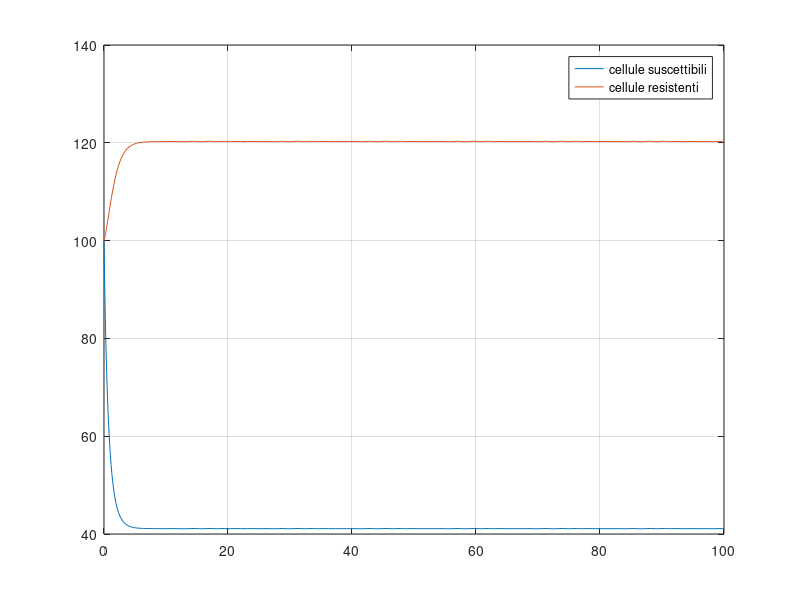
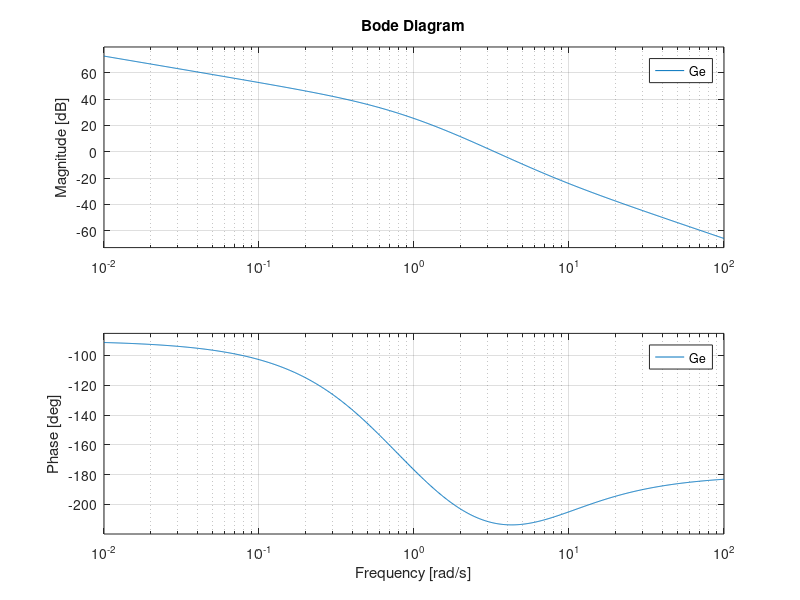

Reproduce these figures in MATLAB, in order. (Note: this script raises an error after producing the figures.)
clc; clear all; close all;

global Rs Rr K Ms Mr beta alfa gamma y_e WW u_e nn dd;

Rs=1.5; Rr=1.3;     %tassi di riproduzione
Ms=0.7; Mr=0.15;    %tassi di mortalità
K=200;              %max cellule dentro ambiente
gamma=0.3;          %termine di mutazione r->s
beta=0.3;           %termine di mutazione s->r
alfa=0.2;           %termine di mutazione s->r causata dal trattamento

x_1e=100; x_2e=100;   %coppia di equilibrio
x0 = [x_1e; x_2e];    %stato iniziale
interv = [0 100];    

Cf = @(t) 1;        %ingresso di controllo u(t)

%% punto 1: forma di stato
dyn = @(t, N) [-Rs*log((N(1)+N(2))/K)*N(1)-(Ms*Cf(t)*N(1))-(beta*N(1))+(gamma*N(2))-(alfa*Cf(t)*N(1));
               -Rr*log((N(1)+N(2))/K)*N(2)-(Mr*Cf(t)*N(2))+(beta*N(1))-(gamma*N(2))+(alfa*Cf(t)*N(1))];

[time, traj] = ode45(dyn, interv, x0);

yy=traj(:,2);   %y=x(2)

%plot dell'evoluzione nel tempo
if 1
    figure(1);
    plot(time, traj);
    %plot(time, yy);  %possiamo misurare solo quelle resistenti;
    grid on; zoom on;
    legend("cellule suscettibili", "cellule resistenti");
    %legend("cellule resistenti");
end

%% Linearizzazione

%cerchiamo Ue ingresso di equilibrio ponendo a 0 la f(x) e troviamo
u_e=0;
y_e=x_2e;

%matrici del sistema linearizzato
A_eq = [-1.05 -0.45; -0.35 -0.95];
B_eq = [-90; 5];
C_eq = [0 1];
D_eq = 0;

% state-space model
modello = ss(A_eq, B_eq, C_eq, D_eq);

% plot del sistema linearizzato
if 0
    cf_vettore = ones(length(interv), 1);
    [YY, TT, XX] = lsim(modello, cf_vettore, interv, x0);
    
    figure(2);
    plot(TT, XX);  
    grid on; zoom on;
    %legend("cellule resistenti");
    legend("cellule suscettibili", "cellule resistenti");
end

%% punto 2: funzione di trasfermento

G = tf(modello);
zpk(G)
    
%diagramma di bode e pz-map di G
if 0
    figure(3);
    bode(G);
    figure(4);
    pzmap(G);
end

%% Punto 3: definizione specifiche

% ampiezze 
global DD NN;

WW = -2;    %gradino  
DD = 0.3;   %sinusoide
NN = 0.2;   %sinusoide

% errore a regime
e_star = 0;     % abbiamo bisogno di un polo nell'origine

% attenuazione disturbo sull'uscita
A_d = 60;
omega_d_min = 0.0001; % lower bound per il plot
omega_d_max = 0.05;

% attenuazione disturbo di misura
A_n = 90;
omega_n_min = 1e4;
omega_n_max = 1e6;

% Sovraelongazione massima e tempo d'assestamento all'1%
S_100_spec = 0.07;

% Margine di fase
logsq = (log(S_100_spec))^2;
xi = sqrt(logsq/(pi^2+logsq));
Mf_spec = xi*100

% Tempo di assestamento
T_a5_spec = 1;

% limite inferiore per wc dato da specifica sul Ta
omega_Ta_min = 1e-4; % lower bound per il plot
omega_Ta_max = 300/(Mf_spec*T_a5_spec); 

%% Regolatore statico e sistema esteso Ge

s = tf('s');
mu_s = 1; % lo metto NON per errore a regime ma per specifica sul Ta

R_s = mu_s/s;   % la G NON ha un polo nell'origine quindi lo dobbiamo mettere qua!
Ge = G*R_s;

%% patch e diagramma di bode di Ge

figure(5);
hold on;

% Specifiche su d
Bnd_d_x = [omega_d_min; omega_d_max; omega_d_max; omega_d_min];
Bnd_d_y = [A_d; A_d; -150; -150];
patch(Bnd_d_x, Bnd_d_y,'r','FaceAlpha',0.2,'EdgeAlpha',0);

% Specifiche su n
Bnd_n_x = [omega_n_min; omega_n_max; omega_n_max; omega_n_min];
Bnd_n_y = [-A_n; -A_n; 100; 100];
patch(Bnd_n_x, Bnd_n_y,'r','FaceAlpha',0.2,'EdgeAlpha',0);

% Specifiche tempo d'assestamento (minima pulsazione di taglio)
Bnd_Ta_x = [omega_Ta_min; omega_Ta_max; omega_Ta_max; omega_Ta_min];
Bnd_Ta_y = [0; 0; -150; -150];
patch(Bnd_Ta_x, Bnd_Ta_y,'b','FaceAlpha',0.2,'EdgeAlpha',0);

% Legenda colori
Legend_mag = ["A_d", "A_n", "\omega_{c,min}", "G_e(j\omega)"];
legend(Legend_mag);

bode(Ge);

grid on; zoom on;
____________________________________________________________
% Specifiche sovraelongazione (margine di fase)
omega_c_min = omega_Ta_max;
omega_c_max = omega_n_min;

phi_spec = Mf_spec - 180;
phi_low = -270; % lower bound per il plot

Bnd_Mf_x = [omega_c_min; omega_c_max; omega_c_max; omega_c_min];
Bnd_Mf_y = [phi_spec; phi_spec; phi_low; phi_low];
patch(Bnd_Mf_x, Bnd_Mf_y,'g','FaceAlpha',0.2,'EdgeAlpha',0);

% Legenda colori
Legend_arg = ["G_e(j\omega)"; "M_f"];
legend(Legend_arg);

%% Design del regolatore dinamico

% qua c'è del trial & error
Mf_star = Mf_spec+10;
omega_c_star = 100;

% scrivere formule di inversione (anticipatore)
[mag_omega_c_star, arg_omega_c_star, ~] = bode(Ge, omega_c_star);
arg_omega_c_star
mag_omega_c_star_db = 20*log10(mag_omega_c_star)

M_star = 10^(-mag_omega_c_star_db/20)
phi_star = Mf_star - 180 - arg_omega_c_star;
phi_star_rad = deg2rad(phi_star)

alpha_tau =  (cos(phi_star_rad) -1/M_star)/(omega_c_star*sin(phi_star_rad))
tau = (M_star - cos(phi_star_rad))/(omega_c_star*sin(phi_star_rad))
alpha = alpha_tau / tau

%controllo realizzabilità della rete anticipatrice
check_flag = min(tau, alpha_tau);
if check_flag < 0
    disp('Errore: polo/zero positivo');
    return;
end

%% Diagrammi di Bode con specifiche includendo regolatore dinamico
tau_p = 1/600;
polo_hf = 1/(1 + tau_p*s);  % polo in alta frequenza per rispettare la specifica su n(t)

R_d = (1 + tau*s)/(1 + alpha_tau*s)*polo_hf; % rete anticipatrice
LL = R_d*Ge; % funzione di anello

figure(6);
hold on;

% Specifiche su ampiezza
patch(Bnd_d_x, Bnd_d_y,'r','FaceAlpha',0.2,'EdgeAlpha',0);
patch(Bnd_n_x, Bnd_n_y,'r','FaceAlpha',0.2,'EdgeAlpha',0);
patch(Bnd_Ta_x, Bnd_Ta_y,'b','FaceAlpha',0.2,'EdgeAlpha',0);

% Legenda colori
Legend_mag = ["A_d", "A_n", "\omega_{c,min}", "L(j\omega)"];
legend(Legend_mag);

% Plot Bode con margini di stabilità
margin(LL);
grid on; zoom on;

% Specifiche su fase
patch(Bnd_Mf_x, Bnd_Mf_y,'g','FaceAlpha',0.2,'EdgeAlpha',0);

% Legenda colori
Legend_arg = ["L(j\omega)"; "M_f"];
legend(Legend_arg);

%% Punto 4: testare il modello linearizzato

% funzioni di sensitività
FF= LL/(1+LL);
SS=1/(1+LL);

%% risposta al riferimento y_w

T_simulazione = 3;
passo = 0.5e-6; % devo campionare al doppio della Fmax del segnale a frequenza maggiore

global tt ww;
tt = (0:passo:T_simulazione);

% costruisco il riferimento
ww = WW * ones(length(tt), 1);
y_w = lsim(FF, ww, tt);

figure(7);
grid on, zoom on, hold on;

plot(tt, ww, 'm');
plot(tt, y_w, 'b');
legend('ww','y_w')

%% risposte ai rumori

% costruisco i rumori 
global wd wn;

dd=0;   wd=0.0125;
nn=0;   wn=1e4;

% tt_d = (0:1e-2:1e3);
% tt_n = (0:0.5e-6:1e-2);  

for k=[1:1:4]
    dd = dd + DD*sin(wd*k*tt); 
    nn = nn + NN*sin(wn*k*tt); 
end

% uscite dei rumori
y_d = lsim(SS, dd, tt);
y_n = lsim(-FF, nn, tt);

%plot per d
figure(8);
hold on, grid on, zoom on
plot(tt,dd,'m')
plot(tt,y_d,'b')
legend('dd','y_d')

%plot per n
figure(9);
hold on, grid on, zoom on
plot(tt,nn,'m')
plot(tt,y_n,'b')
legend('nn','y_n')

%plot risposta al gradino + rumori 
y_tot = y_w + y_d + y_n;
figure(10);
plot(tt, y_tot,'b')

% vincolo sovraelongazione
patch([0,T_simulazione,T_simulazione,0],[WW*(1+S_100_spec),WW*(1+S_100_spec),WW-1,WW-1],'r','FaceAlpha',0.3,'EdgeAlpha',0.5);

% vincolo tempo di assestamento all'5%
LV = WW; % in questo caso non c'è errore a regime quindi possiamo fare così
patch([T_a5_spec,T_simulazione,T_simulazione,T_a5_spec],[LV*(1-0.05),LV*(1-0.05), LV+1, LV+1],'g','FaceAlpha',0.1,'EdgeAlpha',0.5);
patch([T_a5_spec,T_simulazione,T_simulazione,T_a5_spec],[LV*(1+0.05),LV*(1+0.05),LV-1, LV-1],'g','FaceAlpha',0.1,'EdgeAlpha',0.1);

Legend_step = ["y_{tot}"; "Vincolo sovraelongazione"; "Vincolo tempo di assestamento"];
legend(Legend_step);

%% Punto 5: test sul sistema NON lineare

if 1
    global A_R B_R C_R D_R;
    
    R = R_s*R_d;
    [A_R, B_R, C_R, D_R] = tf2ss(cell2mat(R.num), cell2mat(R.den));
    
    x0 = [100; 100; 0; 0; 0];  % ridefinisco lo stato iniziale che adesso deve essere 4-dimensionale
    [time_full, traj_full] = ode45(@sistemaNonLineareChiuso, tt, x0);
    
    % uscita più disturbo in uscita
    y = traj_full(:, 2);
    
    figure(11)
    hold on; zoom on; grid on;
    plot(time_full, y, 'b');

    legend('y_w nonLineare')
end 

function out = sistemaNonLineareChiuso(t, x)
    % devo ridefinire anche qua dentro le var globali se no warning
    global Rs Rr K Ms Mr beta alfa gamma y_e WW u_e A_R B_R C_R D_R tt DD NN wd wn;
    
    dd=0; nn=0;

    % mi ricostruisco i rumori con periodo di ode45 t
    for k=[1:1:4]
        dd = dd + DD*sin(wd*k*t); 
        nn = nn + NN*sin(wn*k*t); 
    end 

    % output del sistema y(t) con disurbo in uscita
    y = x(2) + dd;
    % input del regolatore e(t) con disturbo di misura
    e = y_e + WW - y - nn;
    %input del sistema, ovvero output del regolatore u(t)
    u = (C_R*x(3:5, 1) + D_R*e) + u_e;


    % out contiene sia gli stati del sistema che gli stati del regolatore
    % in modo da far calcolare ad ode45 entrambi
    out = [-Rs*log((x(1)+x(2))/K)*x(1)-(Ms*u*x(1))-(beta*x(1))+(gamma*x(2))-(alfa*u*x(1));
           -Rr*log((x(1)+x(2))/K)*x(2)-(Mr*u*x(2))+(beta*x(1))-(gamma*x(2))+(alfa*u*x(1));
           A_R(1, :)*x(3:5, 1)+B_R(1, :)*e;
           A_R(2, :)*x(3:5, 1)+B_R(2, :)*e;
           A_R(3, :)*x(3:5, 1)+B_R(3, :)*e];
end

